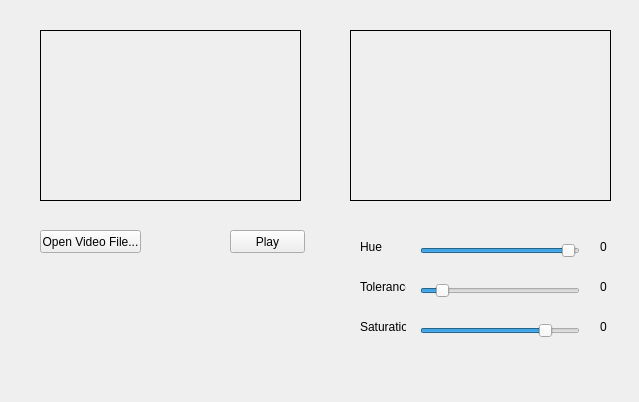
<?xml version="1.0" encoding="UTF-8"?>
<ui version="4.0">
 <class>VideoPlayer</class>
 <widget class="QMainWindow" name="VideoPlayer">
  <property name="geometry">
   <rect>
    <x>0</x>
    <y>0</y>
    <width>639</width>
    <height>402</height>
   </rect>
  </property>
  <property name="windowTitle">
   <string>VideoPlayer</string>
  </property>
  <widget class="QWidget" name="centralWidget">
   <widget class="VideoWidget" name="inputFrame">
    <property name="geometry">
     <rect>
      <x>40</x>
      <y>30</y>
      <width>261</width>
      <height>171</height>
     </rect>
    </property>
    <property name="frameShape">
     <enum>QFrame::Box</enum>
    </property>
    <property name="text">
     <string/>
    </property>
    <property name="scaledContents">
     <bool>false</bool>
    </property>
    <property name="alignment">
     <set>Qt::AlignCenter</set>
    </property>
   </widget>
   <widget class="QPushButton" name="openVideoFileButton">
    <property name="geometry">
     <rect>
      <x>40</x>
      <y>230</y>
      <width>101</width>
      <height>23</height>
     </rect>
    </property>
    <property name="text">
     <string>Open Video File...</string>
    </property>
   </widget>
   <widget class="QPushButton" name="playButton">
    <property name="geometry">
     <rect>
      <x>230</x>
      <y>230</y>
      <width>75</width>
      <height>23</height>
     </rect>
    </property>
    <property name="text">
     <string>Play</string>
    </property>
   </widget>
   <widget class="VideoWidget" name="processedFrame">
    <property name="geometry">
     <rect>
      <x>350</x>
      <y>30</y>
      <width>261</width>
      <height>171</height>
     </rect>
    </property>
    <property name="frameShape">
     <enum>QFrame::Box</enum>
    </property>
    <property name="text">
     <string/>
    </property>
    <property name="alignment">
     <set>Qt::AlignCenter</set>
    </property>
   </widget>
   <widget class="QSlider" name="hueSlider">
    <property name="geometry">
     <rect>
      <x>420</x>
      <y>240</y>
      <width>160</width>
      <height>22</height>
     </rect>
    </property>
    <property name="maximum">
     <number>360</number>
    </property>
    <property name="value">
     <number>350</number>
    </property>
    <property name="orientation">
     <enum>Qt::Horizontal</enum>
    </property>
   </widget>
   <widget class="QLabel" name="label">
    <property name="geometry">
     <rect>
      <x>360</x>
      <y>240</y>
      <width>46</width>
      <height>13</height>
     </rect>
    </property>
    <property name="text">
     <string>Hue</string>
    </property>
   </widget>
   <widget class="QLabel" name="labelHue">
    <property name="geometry">
     <rect>
      <x>600</x>
      <y>240</y>
      <width>46</width>
      <height>13</height>
     </rect>
    </property>
    <property name="text">
     <string>0</string>
    </property>
   </widget>
   <widget class="QLabel" name="labelHueTolerance">
    <property name="geometry">
     <rect>
      <x>600</x>
      <y>280</y>
      <width>46</width>
      <height>13</height>
     </rect>
    </property>
    <property name="text">
     <string>0</string>
    </property>
   </widget>
   <widget class="QSlider" name="hueTolerance">
    <property name="geometry">
     <rect>
      <x>420</x>
      <y>280</y>
      <width>160</width>
      <height>22</height>
     </rect>
    </property>
    <property name="maximum">
     <number>30</number>
    </property>
    <property name="value">
     <number>3</number>
    </property>
    <property name="orientation">
     <enum>Qt::Horizontal</enum>
    </property>
   </widget>
   <widget class="QLabel" name="label_4">
    <property name="geometry">
     <rect>
      <x>360</x>
      <y>280</y>
      <width>46</width>
      <height>13</height>
     </rect>
    </property>
    <property name="text">
     <string>Tolerance</string>
    </property>
   </widget>
   <widget class="QSlider" name="saturationSlider">
    <property name="geometry">
     <rect>
      <x>420</x>
      <y>320</y>
      <width>160</width>
      <height>22</height>
     </rect>
    </property>
    <property name="maximum">
     <number>255</number>
    </property>
    <property name="value">
     <number>207</number>
    </property>
    <property name="orientation">
     <enum>Qt::Horizontal</enum>
    </property>
   </widget>
   <widget class="QLabel" name="label_5">
    <property name="geometry">
     <rect>
      <x>360</x>
      <y>320</y>
      <width>46</width>
      <height>13</height>
     </rect>
    </property>
    <property name="text">
     <string>Saturation</string>
    </property>
   </widget>
   <widget class="QLabel" name="labelSaturation">
    <property name="geometry">
     <rect>
      <x>600</x>
      <y>320</y>
      <width>46</width>
      <height>13</height>
     </rect>
    </property>
    <property name="text">
     <string>0</string>
    </property>
   </widget>
  </widget>
 </widget>
 <layoutdefault spacing="6" margin="11"/>
 <customwidgets>
  <customwidget>
   <class>VideoWidget</class>
   <extends>QLabel</extends>
   <header>videowidget.h</header>
  </customwidget>
 </customwidgets>
 <resources/>
 <connections/>
</ui>
